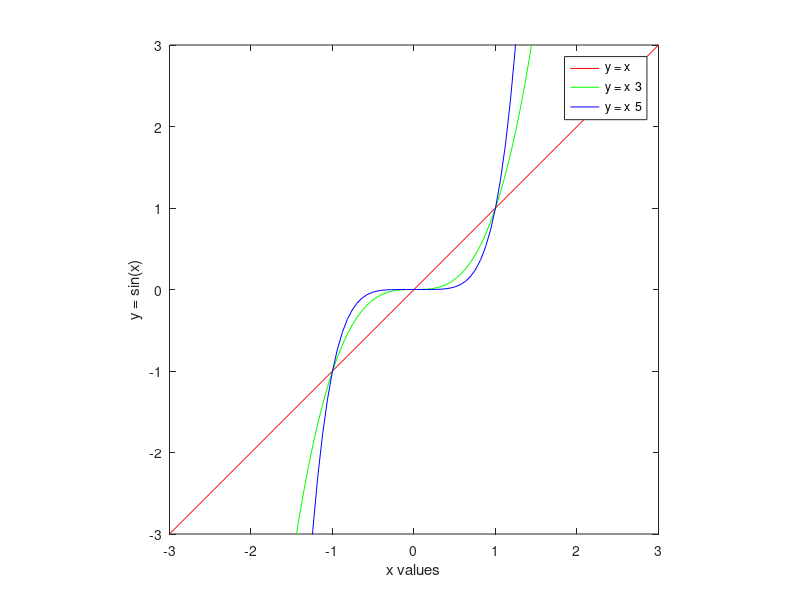

The MATLAB source for this figure:
clear all;
close all;

figure(1)
x = linspace(-3, 3, 100);
y1 = x;
y2 = x .^ 3;
y3 = x .^ 5;

plot(x, y1, 'r');
hold on;
plot(x, y2, 'g');
hold on;
plot(x, y3, 'b');
axis('equal');
xlabel('x values');
ylabel('y = sin(x)');
axis([-3, 3, -3, 3]);
legend('y = x', 'y = x ^ 3', 'y = x ^ 5');
hold off;
